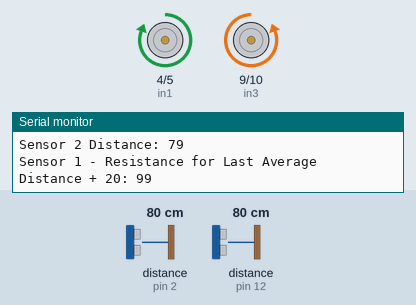
Recording of a sketch running on a simulated Arduino Uno, built with avr-gcc and run on an emulated ATmega328P. On the bench: motor-driver pin pairs drawn as motors (green arrow = first pin HIGH = forward, orange = second pin HIGH = backward, longer = more drive), the last lines printed to the serial monitor. Wiring (inferred from the names in the program): 2 × ultrasonic range finder: trigger pin 3, echo pin 2 / trigger pin 13, echo pin 12. Inputs (shaded band) come from the test bench; at power-on: distance to the obstacle (sensors on pin 2, pin 12) 80 cm. The echo pulse lasts 58.3 µs per cm.

Above: at 1.2 s.
1.3 s: distance to the obstacle (sensor on pin 2) set to 64 cm
4.3 s: distance to the obstacle (sensor on pin 2) set to 56 cm
At 5.9 s:
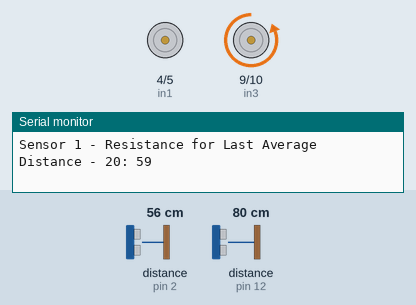
6.2 s: distance to the obstacle (sensor on pin 12) set to 72 cm
At 7.7 s:
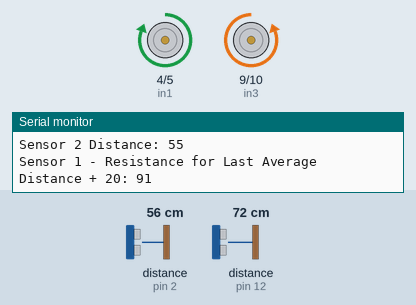
9.2 s: distance to the obstacle (sensor on pin 12) set to 2 cm
At 10.3 s:
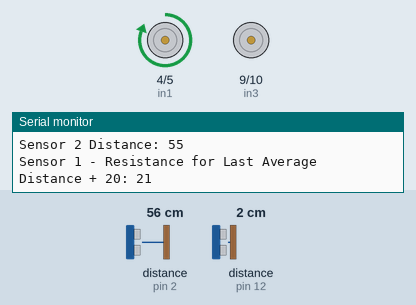
11.0 s: distance to the obstacle (sensor on pin 2) set to 25 cm
14.0 s: distance to the obstacle (sensor on pin 2) set to 20 cm
At 15.7 s:
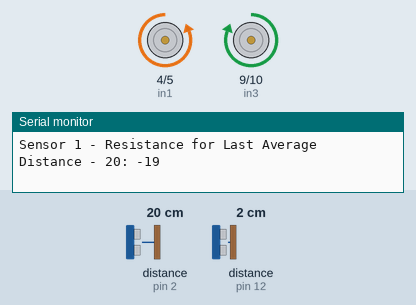
Timing chart, 0 to 17.0 s (numbered marks = the images above; inputs shaded):
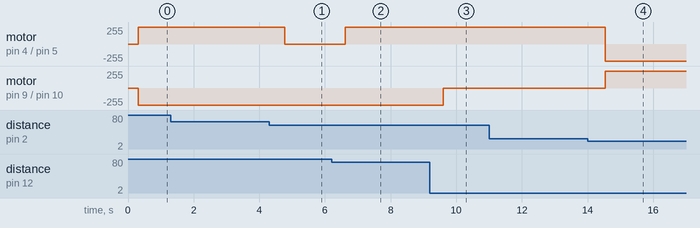

The sketch:

watts_of_IQ_fabrication.ino
```cpp
// Group Watts Of IQ
// Written by Vicente (Software Lead)
// Members: Nathan, Mariam, Manuel, Yaimel

// Define pin for distance sensor and laser sensor
//const int laserPin = 2;

// Define motor driver pins
int in1 = 4;
int in2 = 5;
int in3 = 9;
int in4 = 10;

// Define ultrasonic sensor pins
int triggerPin1 = 13; // Ultrasonic sensor trigger pin
int echoPin1 = 12;    // Ultrasonic sensor echo pin

int triggerPin2 = 3;
int echoPin2 = 2;

// Thresholds
const int forwardThreshold = 35;
const int backwardThreshold = 25;
const int stopThreshold = 100;

//Resistance
const int resistance = 20;

int distances1[3] = {0}; // Initialize last three distances
int distances2[3] = {0};
int index1 = 0;
int index2 = 0;

int averageDistance1 = 0;
int averageDistance2 = 0;

// Function declarations
int readDistance(int triggerPin, int echoPin);
void driveForward();
void driveBackward();
void stopMotors();
void turnLeft();
void turnRight();
void averageDistances();
void calculateResistance();

void setup() {
  // Initialize motor control pins as outputs
  pinMode(in1, OUTPUT);
  pinMode(in2, OUTPUT);
  pinMode(in3, OUTPUT);
  pinMode(in4, OUTPUT);

  pinMode(triggerPin1, OUTPUT);
  pinMode(echoPin1, INPUT);
  pinMode(triggerPin2, OUTPUT);
  pinMode(echoPin2, INPUT);

  Serial.begin(9600);
}

void loop() {
  averageDistances();
  calculateResistance();

  int lastAverageDistance1 = averageDistance1;
  int lastAverageDistance2 = averageDistance2;

  int resistanceUpper = lastAverageDistance1 + resistance;
  int resistanceLower = lastAverageDistance1 - resistance;

  if (lastAverageDistance1 > stopThreshold && lastAverageDistance2 > stopThreshold){
    Serial.println("Too Far Away!");
    stopMotors();
  } else {
    if (lastAverageDistance2 < resistanceLower) {
      turnRight();
    } else if (lastAverageDistance2 > resistanceUpper) {
      turnLeft();
    } else {
      if (lastAverageDistance1 > forwardThreshold && lastAverageDistance2 > forwardThreshold) {
        driveForward();
      } else if (lastAverageDistance1 < backwardThreshold && lastAverageDistance2 < backwardThreshold) {
        driveBackward();
      } else {
        stopMotors();
      }
    }
  }
}


int readDistance(int triggerPin, int echoPin) {
  digitalWrite(triggerPin, LOW);
  delayMicroseconds(2);
  digitalWrite(triggerPin, HIGH);
  delayMicroseconds(10);
  digitalWrite(triggerPin, LOW);

  long duration = pulseIn(echoPin, HIGH);
  int distance = duration * 0.0344 / 2;
  return distance;
}

void driveForward() {
  Serial.println("Driving Forward");
  digitalWrite(in1, HIGH);
  digitalWrite(in2, LOW);
  digitalWrite(in3, LOW);
  digitalWrite(in4, HIGH);
}

void driveBackward() {
  Serial.println("Driving Backwards");
  digitalWrite(in1, LOW);
  digitalWrite(in2, HIGH);
  digitalWrite(in3, HIGH);
  digitalWrite(in4, LOW);
}

void stopMotors() {
  Serial.println("Stopping Motors");
  digitalWrite(in1, LOW);
  digitalWrite(in2, LOW);
  digitalWrite(in3, LOW);
  digitalWrite(in4, LOW);
}

void turnLeft() {
  Serial.println("Turning Left");
  digitalWrite(in1, HIGH);
  digitalWrite(in2, LOW); // Stop right wheels
  digitalWrite(in3, LOW);
  digitalWrite(in4, LOW); // Only left wheels move
}

void turnRight() {
  Serial.println("Turning Right");
  digitalWrite(in1, LOW);
  digitalWrite(in2, LOW); // Only right wheels move
  digitalWrite(in3, LOW);
  digitalWrite(in4, HIGH); // Stop left wheels
}

void averageDistances() {
  int currentDistance1 = readDistance(triggerPin1, echoPin1);
  int currentDistance2 = readDistance(triggerPin2, echoPin2);

  distances1[index1] = currentDistance1;
  distances2[index2] = currentDistance2;
  index1 = (index1 + 1) % 3;
  index2 = (index2 + 1) % 3;

  int sum1 = 0, sum2 = 0;
  for (int i = 0; i < 3; i++) {
    sum1 += distances1[i];
    sum2 += distances2[i];
  }
  averageDistance1 = sum1 / 3;
  averageDistance2 = sum2 / 3;

  Serial.print("Sensor 1 Distance: ");
  Serial.println(averageDistance1);

  Serial.print("Sensor 2 Distance: ");
  Serial.println(averageDistance2);
}

void calculateResistance() {
    // Adjusted to calculate resistance correctly as per your requirements
    int resistancePlus1 = averageDistance1 + resistance;
    int resistanceMinus1 = averageDistance1 - resistance;

    // Output the resistance calculations for sensor 1
    Serial.print("Sensor 1 - Resistance for Last Average Distance + ");
    Serial.print(resistance);
    Serial.print(": ");
    Serial.println(resistancePlus1);
    Serial.print("Sensor 1 - Resistance for Last Average Distance - ");
    Serial.print(resistance);
    Serial.print(": ");
    Serial.println(resistanceMinus1);
}
```

Measured:
- the behaviour switches between 60 and 59 cm on distance to the obstacle (sensor on pin 2) (found by bisection; images 0 and 1)
- the behaviour switches between 77 and 76 cm on distance to the obstacle (sensor on pin 12) (found by bisection; images 1 and 2)
- the behaviour switches between 23 and 22 cm on distance to the obstacle (sensor on pin 2) (found by bisection; images 3 and 4)
- after the input at 4.3 s, motor on pin 4 (in1) / pin 5 (in2): forward 255/255 → stopped after 0.48 s
- after the input at 6.2 s, motor on pin 4 (in1) / pin 5 (in2): stopped → forward 255/255 after 0.42 s
- after the input at 9.2 s, motor on pin 9 (in3) / pin 10 (in4): backward 255/255 → stopped after 0.40 s
- after the input at 14.0 s, motor on pin 4 (in1) / pin 5 (in2): forward 255/255 → backward 255/255 after 0.54 s; motor on pin 9 (in3) / pin 10 (in4): stopped → forward 255/255 after 0.54 s
